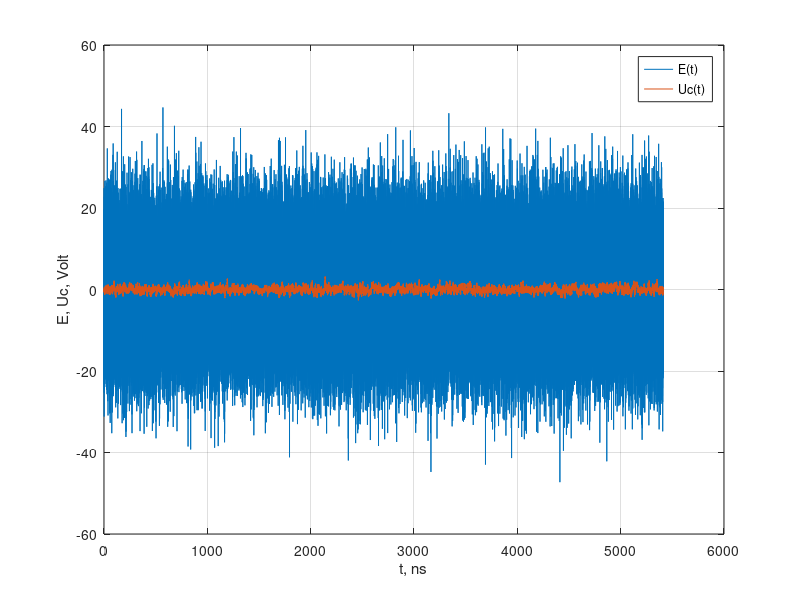

Here is the MATLAB script that generated this plot:
clear all;
close all;
clc;
%white noise source
R = 120; %om
C = 33e-12; %f
L = 100e-6; %g

A = 1;
f0 = 1/(2*pi*sqrt(L*C));
deltaT = 1/(10000*f0);
t = 0:deltaT:(15*1/f0);
lng = length(t);

Uc = nan(1, lng);
il = nan(1, lng);
ic = nan(1, lng);

E = 10*randn(1, lng);%E = 10*ones(1, lng);
Uc(1) = 0;
ic(1) = 0;
il (1) = 0;

fprintf('f0 = %f MHz\n', f0/1e6);

for k = 2:lng
    ic(k) = (E(k)-Uc(k-1)-il(k-1)*R) / (R);
    il(k) = il(k-1) + Uc(k-1)*deltaT / L;
    Uc(k) = Uc(k-1) + ic(k-1)*deltaT / C;
end

figure(1);
plot(t * 1e9, [E; Uc]);
xlabel('t, ns');
ylabel('E, Uc, Volt');
legend('E(t)', 'Uc(t)');
grid on;